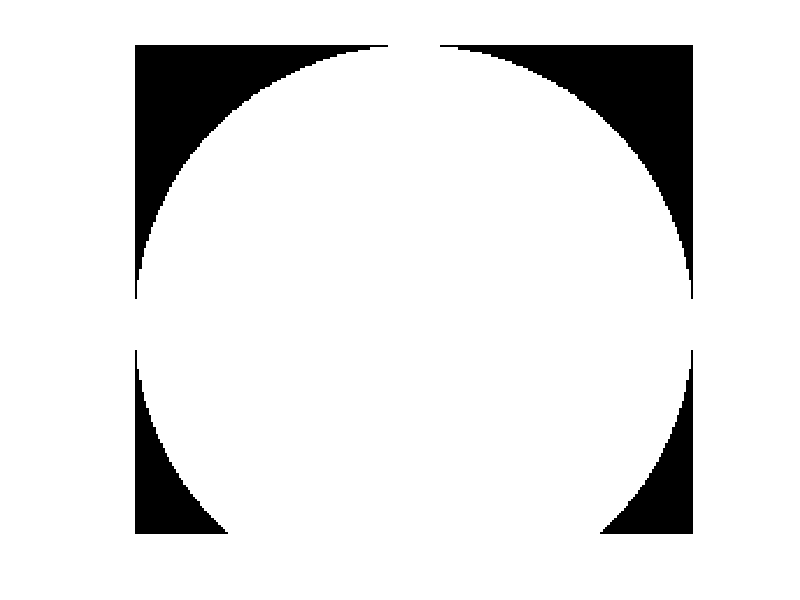

Write MATLAB code to recreate this figure.
%add parameters to adjust radius, clip sides
radius = 120;
clip = [0 30 0 0]; %[top, bottom, left, right] pixels to clip
magnify = 1; %just to make it easier to view

%for an array of size diameter*diameter, calculate the relative x/y 
%coordinates of every element with [0,0] being the center of the array
x = repmat((-radius+0.5):(radius-0.5), [radius*2 1]); %x-coordinate of array ([0 0] center)
y = repmat(((radius-0.5):-1:(-radius+0.5))',[1 radius*2]); %y-coordinate

%using the x and y coordinates, calculate the distance from the array center
dist_from_center = sqrt((x.^2)+(y.^2));

%anything inside the diameter get a 1, anything outside gets a zero
mask = dist_from_center; 
mask(mask<=radius) = 1;
mask(mask>radius) = 0;

%clip the array as needed
mask = mask(1+clip(1):end-clip(2),1+clip(3):end-clip(4));

%calculate number of unmasked pixels
unmasked_pixels = sum(sum(mask));
total_pixels = numel(mask);
unmasked_fraction = unmasked_pixels/total_pixels;
fprintf([num2str(unmasked_pixels) ' out of ' num2str(total_pixels) ...
    ' are unmasked (' num2str(unmasked_fraction*100) '%%)\n']);

%visualize the circular mask (magnify kron if it's too small)
imshow(kron(mask,ones(magnify)))